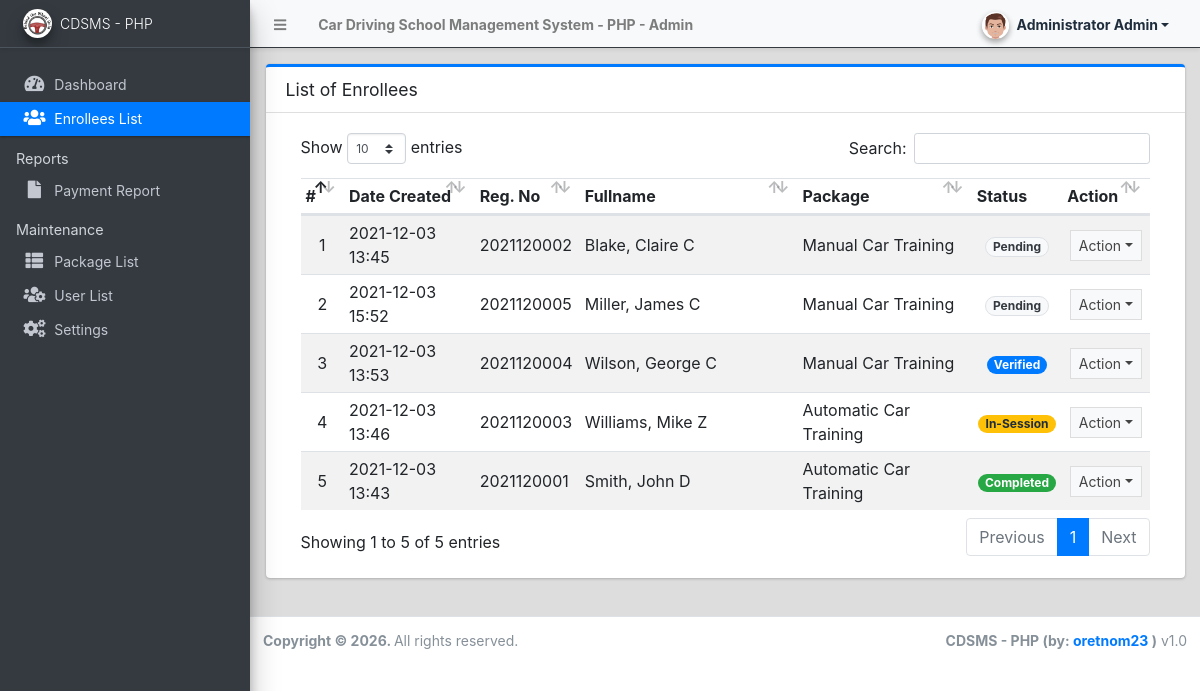
The app's page /admin/index.php?page=enrollees (signed in) with its own data.
### tables this page shows
CREATE TABLE IF NOT EXISTS `enrollee_list` (
  `id` int(11) NOT NULL AUTO_INCREMENT,
  `reg_no` varchar(50) NOT NULL,
  `package_id` int(11) NOT NULL,
  `cost` float NOT NULL DEFAULT 0,
  `firstname` text NOT NULL,
  `middlename` text DEFAULT NULL,
  `lastname` text NOT NULL,
  `gender` varchar(50) NOT NULL,
  `dob` date NOT NULL,
  `email` text NOT NULL,
  `contact` text NOT NULL,
  `address` text NOT NULL,
  `start_date` date NOT NULL,
  `time` varchar(250) NOT NULL,
  `status` tinyint(4) NOT NULL DEFAULT 0 COMMENT '0= pending,1=verified,2=in session, 3=completed,4 = cancelled',
  `date_created` datetime NOT NULL DEFAULT CURRENT_TIMESTAMP,
  `date_updated` datetime DEFAULT NULL ON UPDATE CURRENT_TIMESTAMP,
  PRIMARY KEY (`id`),
  KEY `package_id` (`package_id`)
);

CREATE TABLE IF NOT EXISTS `package_list` (
  `id` int(11) NOT NULL AUTO_INCREMENT,
  `name` text NOT NULL,
  `description` text NOT NULL,
  `training_duration` varchar(100) NOT NULL,
  `cost` float NOT NULL DEFAULT 0,
  `status` tinyint(1) NOT NULL DEFAULT 1,
  `date_created` datetime NOT NULL DEFAULT CURRENT_TIMESTAMP,
  PRIMARY KEY (`id`)
);

### config.php (called while the page is built, shortened)
<?php
require_once('classes/DBConnection.php');
require_once('classes/SystemSettings.php');
function validate_image($file){
	if(!empty($file)){
        $ex = explode('?',$file);
        $file = $ex[0];
        $param =  isset($ex[1]) ? '?'.$ex[1]  : '';
		if(is_file(base_app.$file)){
			return base_url.$file.$param;
		}else{
			return base_url.'dist/img/no-image-available.png';
		}
	}else{
		return base_url.'dist/img/no-image-available.png';
	}
}
function isMobileDevice(){
    $aMobileUA = array(
        '/iphone/i' => 'iPhone',
        '/ipod/i' => 'iPod',
        '/ipad/i' => 'iPad',
        '/android/i' => 'Android',
        '/blackberry/i' => 'BlackBerry',
        '/webos/i' => 'Mobile'
    );
    return false;
}
?>

### classes/DBConnection.php (called while the page is built, shortened)
<?php
class DBConnection{
    public $conn;
    public function __construct(){
        $this->host     = defined('DB_SERVER') ? DB_SERVER : 'localhost';
        $this->username = defined('DB_USERNAME') ? DB_USERNAME : 'root';
        $this->password = defined('DB_PASSWORD') ? DB_PASSWORD : '';
        $this->database = defined('DB_NAME') ? DB_NAME : 'cdsms_db';
        $this->port     = defined('DB_PORT') ? (int)DB_PORT : 3306;
        $this->ssl      = defined('DB_SSL') ? (bool)DB_SSL : false;
        if (!isset($this->conn) || !$this->conn) {
            $this->conn = mysqli_init();
            $this->conn->options(MYSQLI_OPT_CONNECT_TIMEOUT, 15);
            $flags = 0;
            try {
                $connected = @$this->conn->real_connect(
                    $this->host,
                    $this->username,
                    $this->password,
                    $this->database,
                    $this->port,
                    NULL,
                    $flags
                );
                if (!$connected) {
                    $this->connect_error = mysqli_connect_error();
                    error_log("Aiven/MySQL Connection error: " . $this->connect_error);
                } else {
                    $this->conn->set_charset("utf8mb4");
                }
            } catch (Throwable $e) {
                $this->connect_error = $e->getMessage();
                error_log("Aiven/MySQL Exception during real_connect: " . $this->connect_error);
            }
        }
    }
}
?>

### classes/SystemSettings.php (called while the page is built, shortened)
<?php
class SystemSettings extends DBConnection{
	function userdata($field = ''){
		if(!empty($field)){
			if(isset($_SESSION['userdata'][$field]))
				return $_SESSION['userdata'][$field];
			else
				return null;
		}else{
			return false;
		}
	}
	function info($field=''){
		if(!empty($field)){
			if(isset($_SESSION['system_info'][$field]))
				return $_SESSION['system_info'][$field];
			else
				return false;
		}else{
			return false;
		}
	}
}
$_settings = new SystemSettings();
?>

### admin/enrollees/index.php (the view, shortened to what this page needs)
<div class="card card-outline card-primary">
	<div class="card-header">
		<h3 class="card-title">List of Enrollees</h3>
	</div>
	<div class="card-body">
		<div class="container-fluid">
        <div class="container-fluid">
			<table class="table table-hover table-striped">
				<colgroup>
					<col width="5%">
					<col width="15%">
					<col width="10%">
					<col width="25%">
					<col width="20%">
					<col width="10%">
					<col width="10%">
				</colgroup>
				<thead>
					<tr>
						<th>#</th>
						<th>Date Created</th>
						<th>Reg. No</th>
						<th>Fullname</th>
						<th>Package</th>
						<th>Status</th>
						<th>Action</th>
					</tr>
				</thead>
				<tbody>
					<?php
						$i = 1;
						$qry = ($conn && $conn instanceof mysqli) ? $conn->query("SELECT e.*,CONCAT(lastname, ', ', firstname,' ',middlename) as fullname,p.name from `enrollee_list` e inner join package_list p on e.package_id = p.id order by e.`status` asc,unix_timestamp(e.`date_created`)") : false;
						if($qry && $qry instanceof mysqli_result):
						while($row = $qry->fetch_assoc()):
					?>
						<tr>
							<td class="text-center"><?php echo $i++; ?></td>
							<td class=""><?php echo date("Y-m-d H:i",strtotime($row['date_created'])) ?></td>
							<td><?php echo ($row['reg_no']) ?></td>
							<td><?php echo ucwords($row['fullname']) ?></td>
							<td><?php echo ($row['name']) ?></td>
							<td class="text-center">
                                <?php
                                    switch($row['status']){
                                        case '1':
											echo "<span class='badge badge-primary badge-pill'>Verified</span>";
											break;
										case '2':
											echo "<span class='badge badge-warning badge-pill'>In-Session</span>";
											break;
										case '3':
											echo "<span class='badge badge-success badge-pill'>Completed</span>";
											break;
										case '0':
											echo "<span class='badge badge-light badge-pill text-dark border'>Pending</span>";
											break;
                                    }
                                ?>
                            </td>
							<td align="center">
								 <button type="button" class="btn btn-flat btn-default btn-sm dropdown-toggle dropdown-icon" data-toggle="dropdown">
				                  		Action
				                  </button>
							</td>
						</tr>
					<?php endwhile; endif; ?>
				</tbody>
			</table>
		</div>
		</div>
	</div>
</div>

### admin/index.php (shortened to what this page needs)
<?php require_once('../config.php'); ?>
 <!DOCTYPE html>
<html lang="en" class="" style="height: auto;">
<?php require_once('inc/header.php') ?>
  <body class="sidebar-mini layout-fixed control-sidebar-slide-open layout-navbar-fixed sidebar-mini-md sidebar-mini-xs" data-new-gr-c-s-check-loaded="14.991.0" data-gr-ext-installed="" style="height: auto;">
    <div class="wrapper">
     <?php require_once('inc/topBarNav.php') ?>
     <?php require_once('inc/navigation.php') ?>
     <?php $page = isset($_GET['page']) ? $_GET['page'] : 'home';  ?>
      <div class="content-wrapper pt-3" style="min-height: 567.854px;">
        <section class="content ">
          <div class="container-fluid">
            <?php
              if(!file_exists($page.".php") && !is_dir($page)){
                  include '404.html';
              }else{
                if(is_dir($page))
                  include $page.'/index.php';
                else
                  include $page.'.php';
              }
            ?>
          </div>
        </section>
      </div>
      <?php require_once('inc/footer.php') ?>
  </body>
</html>

### admin/inc/header.php (shortened to what this page needs)
<head>
    <link rel="stylesheet" href="<?php echo base_url ?>plugins/fontawesome-free/css/all.min.css">
    <link rel="stylesheet" href="<?php echo base_url ?>plugins/tempusdominus-bootstrap-4/css/tempusdominus-bootstrap-4.min.css">
  <link rel="stylesheet" href="<?php echo base_url ?>plugins/datatables-bs4/css/dataTables.bootstrap4.min.css">
  <link rel="stylesheet" href="<?php echo base_url ?>plugins/datatables-responsive/css/responsive.bootstrap4.min.css">
  <link rel="stylesheet" href="<?php echo base_url ?>plugins/datatables-buttons/css/buttons.bootstrap4.min.css">
  <link rel="stylesheet" href="<?php echo base_url ?>plugins/select2/css/select2.min.css">
  <link rel="stylesheet" href="<?php echo base_url ?>plugins/select2-bootstrap4-theme/select2-bootstrap4.min.css">
    <link rel="stylesheet" href="<?php echo base_url ?>plugins/icheck-bootstrap/icheck-bootstrap.min.css">
    <link rel="stylesheet" href="<?php echo base_url ?>plugins/jqvmap/jqvmap.min.css">
    <link rel="stylesheet" href="<?php echo base_url ?>dist/css/adminlte.css">
    <link rel="stylesheet" href="<?php echo base_url ?>dist/css/custom.css">
    <link rel="stylesheet" href="<?php echo base_url ?>plugins/overlayScrollbars/css/OverlayScrollbars.min.css">
    <link rel="stylesheet" href="<?php echo base_url ?>plugins/daterangepicker/daterangepicker.css">
    <link rel="stylesheet" href="<?php echo base_url ?>plugins/summernote/summernote-bs4.min.css">
  <link rel="stylesheet" href="<?php echo base_url ?>plugins/sweetalert2-theme-bootstrap-4/bootstrap-4.min.css">
  </head>

### admin/inc/topBarNav.php (shortened to what this page needs)
<nav class="main-header navbar navbar-expand navbar-light border  border-dark border-top-0  border-left-0 border-right-0 navbar-light text-sm shadow-sm">
  <ul class="navbar-nav">
    <li class="nav-item">
    <a class="nav-link" data-widget="pushmenu" href="#" role="button"><i class="fas fa-bars"></i></a>
    </li>
    <li class="nav-item d-none d-sm-inline-block">
      <a href="<?php echo base_url ?>" class="nav-link"><b><?php echo (!isMobileDevice()) ? $_settings->info('name'):$_settings->info('short_name'); ?> - Admin</b></a>
    </li>
  </ul>
  <ul class="navbar-nav ml-auto">
    <li class="nav-item">
      <div class="btn-group nav-link">
            <button type="button" class="btn btn-rounded badge badge-light dropdown-toggle dropdown-icon" data-toggle="dropdown">
              <span><img src="<?php echo validate_image($_settings->userdata('avatar')) ?>" class="img-circle elevation-2 user-img" alt="User Image"></span>
              <span class="ml-3"><?php echo ucwords($_settings->userdata('firstname').' '.$_settings->userdata('lastname')) ?></span>
            </button>
        </div>
    </li>
  </ul>
</nav>

### admin/inc/navigation.php (shortened to what this page needs)
<aside class="main-sidebar sidebar-dark-primary elevation-4 sidebar-no-expand bg-dark">
  <a href="<?php echo base_url ?>admin/index.php" class="brand-link bg-transparent text-sm shadow-sm">
  <img src="<?php echo validate_image($_settings->info('logo'))?>" alt="Store Logo" class="brand-image img-circle elevation-3 bg-black" style="width: 1.8rem;height: 1.8rem;max-height: unset;object-fit:scale-down;object-position:center center">
  <span class="brand-text font-weight-light"><?php echo $_settings->info('short_name') ?></span>
  </a>
  <div class="sidebar os-host os-theme-light os-host-overflow os-host-overflow-y os-host-resize-disabled os-host-transition os-host-scrollbar-horizontal-hidden">
    <div class="os-content-glue" style="margin: 0px -8px; width: 249px; height: 646px;"></div>
    <div class="os-padding">
      <div class="os-viewport os-viewport-native-scrollbars-invisible" style="overflow-y: scroll;">
        <div class="os-content" style="padding: 0px 8px; height: 100%; width: 100%;">
          <nav class="mt-4">
             <ul class="nav nav-pills nav-sidebar flex-column text-sm nav-compact nav-flat nav-child-indent nav-collapse-hide-child" data-widget="treeview" role="menu" data-accordion="false">
              <li class="nav-item dropdown">
                <a href="<?php echo base_url ?>admin/index.php" class="nav-link nav-home">
                  <i class="nav-icon fas fa-tachometer-alt"></i>
                  <p>
                    Dashboard
                  </p>
                </a>
              </li>
              <li class="nav-item">
                <a href="<?php echo base_url ?>admin/index.php?page=enrollees" class="nav-link nav-enrollees">
                  <i class="nav-icon fas fa-users"></i>
                  <p>
                    Enrollees List
                  </p>
                </a>
              </li>
              <li class="nav-header">Reports</li>
              <li class="nav-item dropdown">
                <a href="<?php echo base_url ?>admin/index.php?page=reports" class="nav-link nav-reports">
                  <i class="nav-icon fas fa-file"></i>
                  <p>
                    Payment Report
                  </p>
                </a>
              </li>
              <?php if($_settings->userdata('type') == 1): ?>
              <li class="nav-header">Maintenance</li>
              <li class="nav-item dropdown">
                <a href="<?php echo base_url ?>admin/index.php?page=packages" class="nav-link nav-packages">
                  <i class="nav-icon fas fa-th-list"></i>
                  <p>
                    Package List
                  </p>
                </a>
              </li>
              <li class="nav-item dropdown">
                <a href="<?php echo base_url ?>admin/index.php?page=user/list" class="nav-link nav-user_list">
                  <i class="nav-icon fas fa-users-cog"></i>
                  <p>
                    User List
                  </p>
                </a>
              </li>
              <li class="nav-item dropdown">
                <a href="<?php echo base_url ?>admin/index.php?page=system_info" class="nav-link nav-system_info">
                  <i class="nav-icon fas fa-cogs"></i>
                  <p>
                    Settings
                  </p>
                </a>
              </li>
              <?php endif; ?>
            </ul>
          </nav>
        </div>
      </div>
    </div>
  </div>
</aside>

### admin/inc/footer.php (shortened to what this page needs)
<footer class="main-footer text-sm">
        <strong>Copyright © <?php echo date('Y') ?>.
        </strong>
        All rights reserved.
        <div class="float-right d-none d-sm-inline-block">
          <b><?php echo $_settings->info('short_name') ?> (by: <a href="http://1sourcecodr.blogspot.com/" target="blank">oretnom23</a> )</b> v1.0
        </div>
      </footer>
    </div>

### admin/inc/topBarNav.php (style rules this page uses)
.user-img { position: absolute; height: 27px; width: 27px; object-fit: cover; left: -7%; top: -12%; }
.btn-rounded { border-radius: 50px; }

### records on screen
enrollee_list: date_created "2021-12-03 13:45", reg_no "2021120002", fullname "Blake, Claire C", package_list.name "Manual Car Training", status "Pending"
enrollee_list: date_created "2021-12-03 15:52", reg_no "2021120005", fullname "Miller, James C", package_list.name "Manual Car Training", status "Pending"
enrollee_list: date_created "2021-12-03 13:53", reg_no "2021120004", fullname "Wilson, George C", package_list.name "Manual Car Training", status "Verified"
enrollee_list: date_created "2021-12-03 13:46", reg_no "2021120003", fullname "Williams, Mike Z", package_list.name "Automatic Car Training", status "In-Session"
enrollee_list: date_created "2021-12-03 13:43", reg_no "2021120001", fullname "Smith, John D", package_list.name "Automatic Car Training", status "Completed"

### other values on screen
$_settings->info('name') "Car Driving School Management System - PHP"
$_settings->userdata('firstname').' '.$_settings->userdata('lastname') "Administrator Admin"
$_settings->info('short_name') "CDSMS - PHP"
